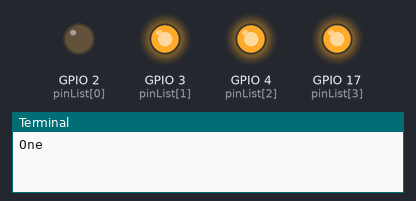
Simulated run of this program. Board: Raspberry Pi (BCM pin numbers). On the bench: output pins drawn as LEDs (lit = HIGH), the last lines printed to the terminal. At 8.0 s the program stops and its outputs stay as they are.

Above: at 0.1 s.
At 2.1 s:
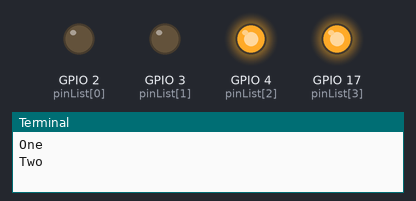
At 4.1 s:
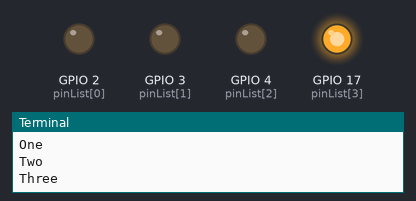
At 6.1 s:
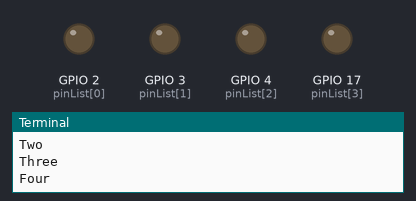
Timing chart, 0 to 7.6 s (numbered marks = the images above):
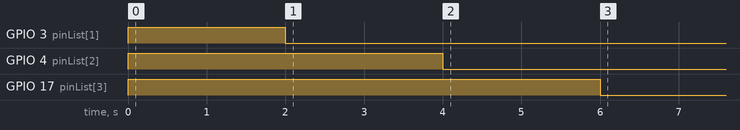

The program:

RelayTest1.py
```python
#!/usr/bin/python
import RPi.GPIO as GPIO
import time

GPIO.setmode(GPIO.BCM)

# Init list with pin numbers
pinList = [2, 3, 4, 17]

# Loop through pins and set mode state to 'low'
for i in pinList:
        GPIO.setup(i, GPIO.OUT)
        GPIO.output(i, GPIO.HIGH)

# Time to sleep between operations in the main loop
SleepTimeL = 2

# Main loop
try:
        GPIO.output(2, GPIO.LOW)
        print "One"
        time.sleep(SleepTimeL)
        GPIO.output(3, GPIO.LOW)
        print "Two"
        time.sleep(SleepTimeL)
        GPIO.output(4, GPIO.LOW)
        print "Three"
        time.sleep(SleepTimeL)
        GPIO.output(17, GPIO.LOW)
        print "Four"
        time.sleep(SleepTimeL)
        GPIO.cleanup()
        print "Good bye!"

# End program cleanly with a keyboard
except KeyboardInterrupt:
        print "Good bye!"
        GPIO.cleanup()
```

Measured:
- by itself, GPIO 3 (pinList[1]): LOW → HIGH at 0.00 s, → LOW 2.0 s later
- by itself, GPIO 4 (pinList[2]): LOW → HIGH at 0.00 s, → LOW 4.0 s later
- by itself, GPIO 17 (pinList[3]): LOW → HIGH at 0.00 s, → LOW 6.0 s later
